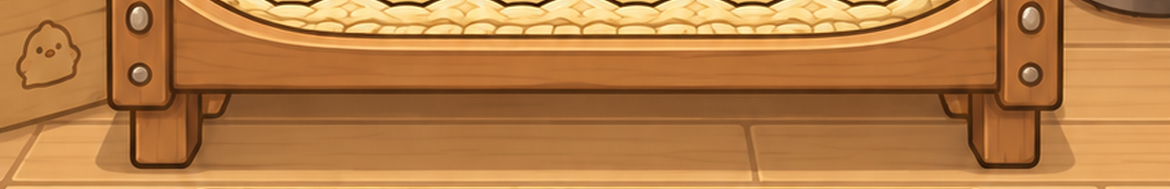
#> input picture web/art/golden-kitchen/lv2-front.png, 1170 x 189 px; its folder holds only this picture in this run
$ python build-kitchen-egg-lips.py
#> lines starting #> are read from the running program, lines starting #| are printed output that depends on the picture
"""Cut the Lv.1/Lv.2 nest fronts into occluders that start at the visible rim.

The approved front strips are opaque rectangles whose top rows still show the
bed interior, so drawing them over eggs sliced every egg on one straight line.
Lv.2 keeps the wooden rail from its top outline down; Lv.1 keeps the draped
straw bundle with a wavy, feathered upper edge. Lv.3/Lv.4 strips already begin
at the dish rim / cushion roll and are used unchanged. Pixels are never repainted,
only given transparency. Usage: python tools/build-kitchen-egg-lips.py
"""
import math
from pathlib import Path
from PIL import Image

ART = Path(__file__).resolve().parents[1] / 'web/art/golden-kitchen'

# Lv.2 rail inner top outline, read from the 1170px strip (x, y); outside the
# rail the strip is posts/floor and stays opaque.
LV2_RIM = [(150, -4), (165, 0), (200, 10), (240, 19), (300, 29), (400, 33), (500, 34), (600, 34),
           (700, 33), (800, 31), (860, 27), (900, 21), (950, 11), (990, 1), (1005, -4)]


def interpolate(points, x):
    if x <= points[0][0] or x >= points[-1][0]:
        return None
    for (x0, y0), (x1, y1) in zip(points, points[1:]):
        if x0 <= x <= x1:
            t = (x - x0) / (x1 - x0)
            t = t * t * (3 - 2 * t)  # smooth between reading points
            return y0 + (y1 - y0) * t
    return None


def cut(level, edge, feather):
#> called with level = 2, feather = 2
    image = Image.open(ART / f'lv{level}-front.png').convert('RGBA')
    pixels = image.load()
    for x in range(image.width):
        top = edge(x)
        if top is None:
            continue
        for y in range(image.height):
            alpha = max(0.0, min(1.0, (y - top) / feather + 0.5))
            if alpha >= 1:
                break
            r, g, b, _ = pixels[x, y]
            pixels[x, y] = (r, g, b, round(255 * alpha))
    image.save(ART / f'lv{level}-front-lip.png', optimize=True)
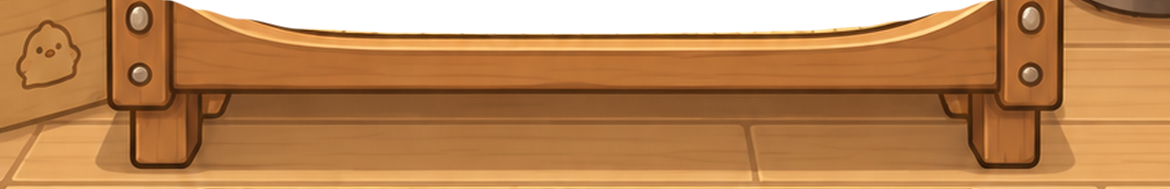
#> saved as lv2-front-lip.png: PIL image 1170x189 RGBA; mean R, G, B, A 182.5, 124.9, 68.8, 229.2; transparent parts drawn white
    return image.size


def lv1_edge(x):
    # The straw bundle spans the front between the two tied posts.
    if not 280 <= x <= 900:
        return None
    wave = 11 + 5 * math.sin(x / 23.0) + 3.5 * math.sin(x / 8.7 + 1.3) + 2 * math.sin(x / 3.9 + 0.4)
    taper = min(1, (x - 280) / 40, (900 - x) / 40)
    return wave * taper - 6 * (1 - taper)


if __name__ == '__main__':
    print('lv2', cut(2, lambda x: None if interpolate(LV2_RIM, x) is None else interpolate(LV2_RIM, x) - 0.5, 2.0))
    print('lv1', cut(1, lv1_edge, 7.0))
#> (the run stopped early here; a loop or call above may not have finished)
